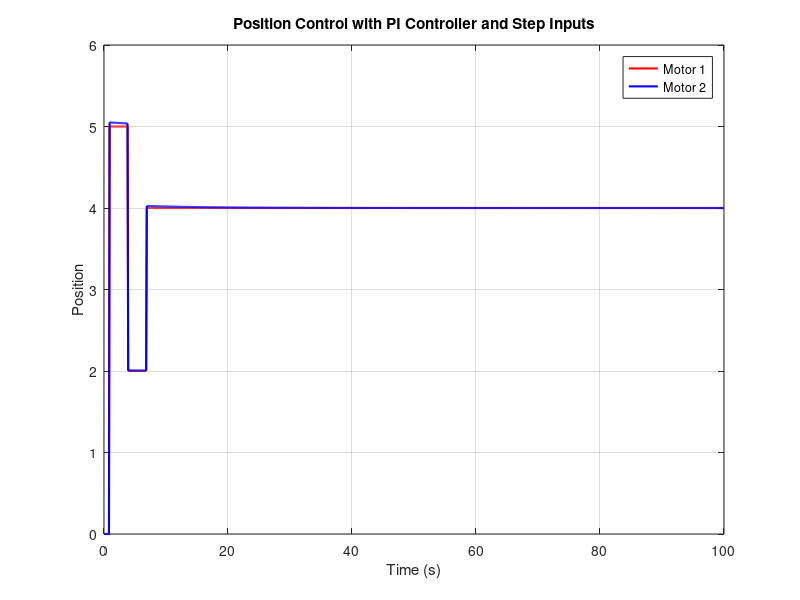

MATLAB code for this plot:
% Define system parameters
Kp = 1; % Proportional gain
Ki = 0.01; % Integral gain

% Initialize variables
Position1 = 0; % Initial position of motor 1
Position2 = 0; % Initial position of motor 2
Error1 = 0; % Initialize error for motor 1
Error2 = 0; % Initialize error for motor 2
I1 = 0; % Integral term for motor 1
I2 = 0; % Integral term for motor 2

% Simulation parameters
sim_time = 100; % Total simulation time (in seconds)
time = 0:0.1:sim_time; % Time vector with a time step of 0.1 seconds

% Initialize arrays to store data for plotting
Position1_data = zeros(1, length(time));
Position2_data = zeros(1, length(time));

% Define step inputs for Motor 1
step_times = [10, 40, 70]; % Times when the step inputs occur
step_values = [5, -3, 2]; % Magnitudes of the step inputs

% Simulation loop
for t = 1:length(time)
    % Check if there is a step input at the current time
    if ismember(t, step_times)
        % Apply the step input to Motor 1
        step_index = find(step_times == t);
        Position1 = Position1 + step_values(step_index);
    end
    
    % Calculate error
    Error1 = 0 - Position1; % Setpoint for Motor 1 is always 0
    Error2 = Position1 - Position2; % Motor 2 tracks the position of Motor 1
    
    % Calculate the proportional and integral terms
    P1 = Kp * Error1;
    P2 = Kp * Error2;
    I1 = I1 + Ki * Error1;
    I2 = I2 + Ki * Error2;
    
    % Calculate control output
    ControlOutput1 = P1 + I1;
    ControlOutput2 = P2 + I2;
    
    % Simulate Motor 2 (you should replace this with your actual motor control code)
    Position2 = Position2 + ControlOutput2;
    
    % Store position data for plotting
    Position1_data(t) = Position1;
    Position2_data(t) = Position2;
end

% Plot the results
figure;
plot(time, Position1_data, 'r', 'LineWidth', 1.5);
hold on;
plot(time, Position2_data, 'b', 'LineWidth', 1.5);
xlabel('Time (s)');
ylabel('Position');
legend('Motor 1', 'Motor 2');
title('Position Control with PI Controller and Step Inputs');
grid on;

% Display the final positions of the motors
disp(['Final position of Motor 1: ', num2str(Position1)]);
disp(['Final position of Motor 2: ', num2str(Position2)]);
